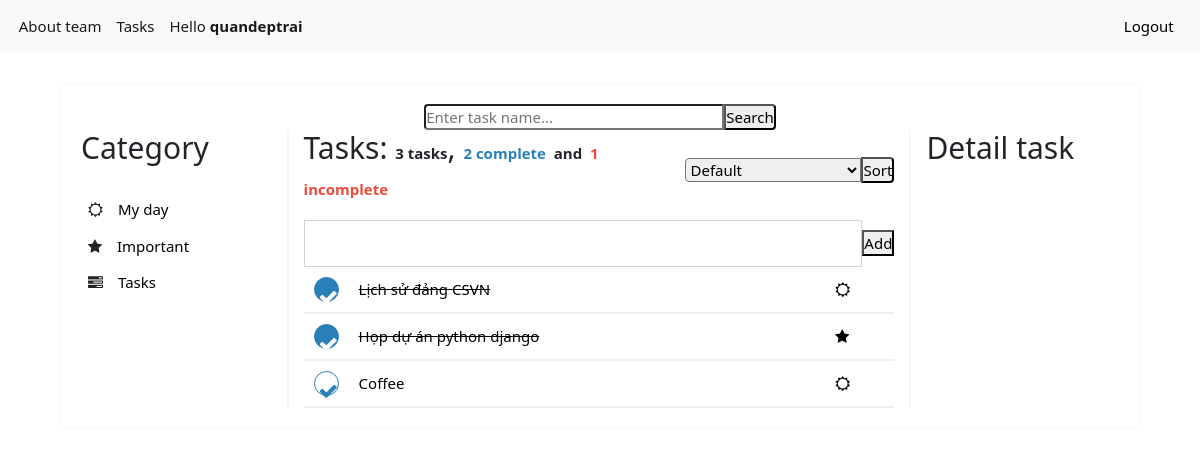
The app's page /list/3 (signed in), older data.
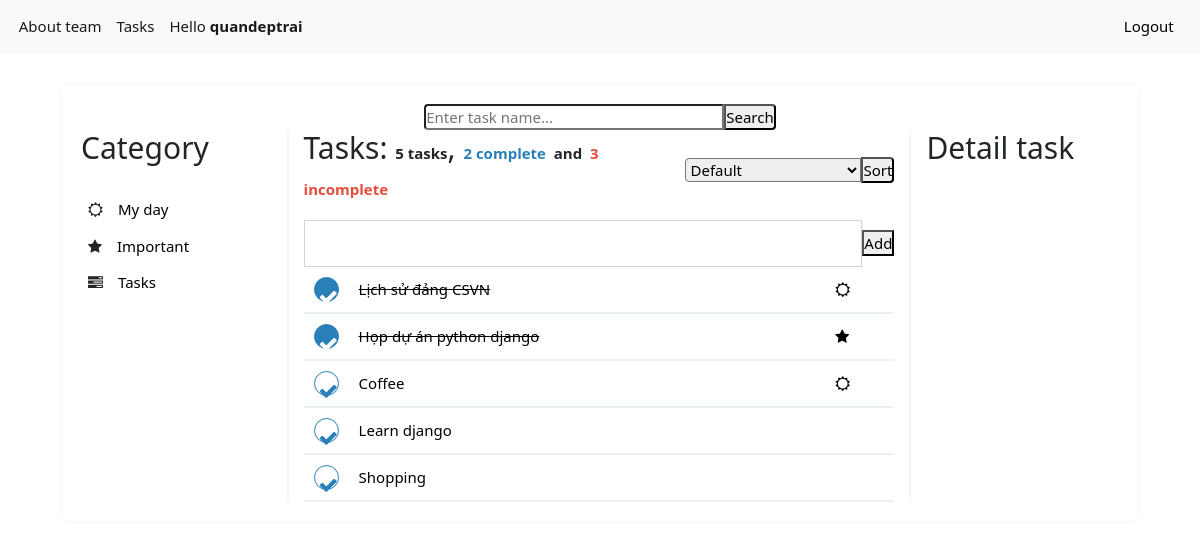
The same page, newer data.
### tasks/models.py (models this page shows, shortened)
class Task(models.Model):
    user = models.ForeignKey(User,
                             on_delete=models.CASCADE,
                             null=True, blank=True)
    name = models.TextField(max_length=255)
    createdAt = models.DateTimeField(auto_now_add=True)
    updatedAt = models.DateTimeField(auto_now=True)
    complete = models.BooleanField(default=False)
    category = models.ForeignKey(Category,
                                   on_delete=models.CASCADE,
                                   blank=True, null=True)

### tasks/views.py (the view)
# urls.py: path('list/<int:category_id>', list_view, name = 'list'),
def list_view(request, category_id):
    keyword = request.GET.get('keyword')
    sort = request.GET.get('sort')
    user = request.user if request.user.is_authenticated else None
    tasks = Task.objects.all()
    if keyword:
        tasks = tasks.filter(name__icontains = keyword)
    if category_id != 3:
        tasks = tasks.filter(category__id = category_id)
        if category_id == 1:
            dt = datetime.datetime.today()
            tasks = tasks.filter(createdAt__contains = datetime.date(dt.year, dt.month, dt.day))
    tasks = tasks.filter(user=user)
    if sort=="1":
        tasks = tasks.order_by('name').values()
    if sort=="2":
        tasks = tasks.order_by('complete').values()
    count_complete = tasks.filter(complete = True).count()
    count_incomplete = tasks.filter(complete = False).count()
    context = {
        'keyword': keyword,
        'category_id': category_id,
        'tasks': tasks,
        'count_complete': count_complete,
        'count_incomplete': count_incomplete,
        'typesort': sort,
        "category_id": category_id,
        'form':TaskForm()
    }
    return render(request, "list.html", context)

### tasks/forms.py
class TaskForm(forms.Form):
    name = forms.CharField(label='', required=False,
                           widget=forms.TextInput(attrs={'class':'form-control'}),
                           max_length=255)

### tasks/templates/list.html (shortened to what this page needs)
{%extends 'base.html'%} {%load static%} {%block css%}
<link rel="stylesheet" href="{% static 'css/list.css' %}" /> {% endblock %}
{%block body%}
<div class="list-form">
  <div class="search-task">
    <form>
      <input
        type="text"
        name="keyword"
        class="input-text-search"
        id="keyword"
        value="{{keyword|default:''}}"
        placeholder="Enter task name..."
      />
      <input type="submit" class="input-submit-search" value="Search" />
  </div>
  <div class="main-list-task">
    <div class="category-task">
      <h2>Category</h2>
      <div class="menu-category">
        <ul>
          <li>
            <i class="fa fa-sun-o" aria-hidden="true"></i
            ><a href="{% url 'tasks:list' 1 %}">My day</a>
          </li>
          <li>
            <i class="fa fa-star" aria-hidden="true"></i
            ><a href="{% url 'tasks:list' 2 %}">Important</a>
          </li>
          <li>
            <i class="fa fa-tasks" aria-hidden="true"></i
            ><a href="{% url 'tasks:list' 3 %}">Tasks</a>
          </li>
        </ul>
      </div>
    </div>
    <div class="list-task">
      <div class="list-task-top">
        <h2 style="display: inline-block">
        {% if category_id == 1 %}
          My day:
        {% elif category_id == 2 %}
          Important:
        {% else %}
          Tasks:
        {% endif %}
        <b>{{tasks.count}} tasks</b>,
        <b style="color: #2980b9">{{count_complete}} complete</b>
        <b> and</b>
        <b style="color: #e74c3c">{{count_incomplete}} incomplete</b>
        </h2>
        <div>
          <form>
            <select class="selected-box-sort" name="sort">
              {% if typesort %}
                {% if typesort == "0" %}
                <option value=0 selected="selected">Default</option>
                <option value=1>Sort by name</option>
                <option value=2>Complete/Incomplete</option>
                {%elif typesort == "1"%}
                <option value=0>Default</option>
                <option value=1 selected="selected">Sort by name</option>
                <option value=2>Complete/Incomplete</option>
                {%elif typesort == "2"%}
                <option value=0>Default</option>
                <option value=1>Sort by name</option>
                <option value=2 selected="selected">Complete/Incomplete</option>
                {%endif%}
              {% else%}
                <option value=0>Default</option>
              {% endif %}
            </select>
            <input class="sort-task-by-name" type="submit" value="Sort"/>
          </form>
        </div>
      </div>
      <div class="add-task">
        <form action="{% url 'tasks:add_task' category_id %}" method = "post">{% csrf_token %}
            {{form}}
          <input type="submit" class="input-submit-search" value="Add" />
        </form>
      </div>
      <div>
        <div class="show-list">
          {% for task in tasks%}
          <div class="task">
            <a class="task-complete" style="width: 25px; height: 25px; border-radius: 50%; color: {% if task.complete %}white{% else %}#2980b9{% endif %}; background-color: {% if task.complete %}#2980b9{% else %}white{% endif %}"href="/list/{{category_id}}/task/{{task.id}}/complete?keyword={{keyword}}&sort={{typesort}}"><i class="fa fa-check" aria-hidden="true"></i></a>
            <a href="/list/{{category_id}}/task/{{task.id}}?keyword={{keyword}}&sort={{typesort}}"
              style="text-decoration-line: {% if task.complete %}line-through{% else %}none{% endif %}; color: black"
            >{{task.name}}</a>
           {% if category_id == 3 %}
            <a href="#" style="color:black">{% if task.category_id == 1 %}
            <i class="fa fa-sun-o" aria-hidden="true"></i>
            {% elif task.category_id == 2 %}
            <i class="fa fa-star" aria-hidden="true"></i>
            {% endif %}</a>{% endif %}
          </div>
          {% endfor %}
        </div>
      </div>
    </div>
    <div class="detail-task">
      <h2>Detail task</h2>
    </div>
  </div>
</div>
{% endblock %}

Row changes from the older to the newer data that the page shows:
added Task: name "Learn django"
added Task: name "Shopping"
Text that changed along with them:
{{ tasks.count }}: "3" → "5"
{{ count_incomplete }}: "1" → "3"
